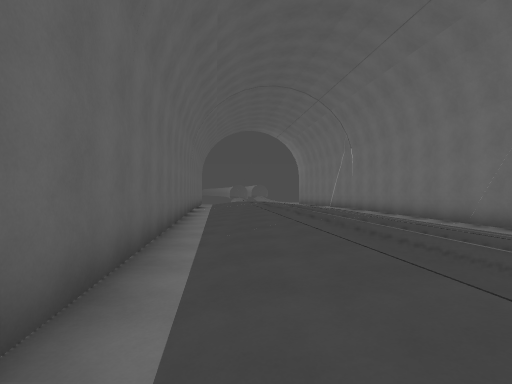
View 1 (above)

16 first-person views from a walk through a Godot game level. The camera is 1.5 m above the floor, looks level and sees 85° across. The floor is counted in squares, 2 m on a side. Each view is taken from the middle of a square. On the plan, view 1 faces up. The plan holds only what a view shows up to about 10 squares ahead; the rest is blank. The place goes on beyond the plan.

View 2
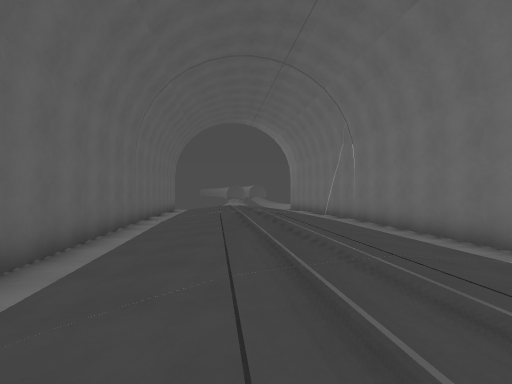

View 3
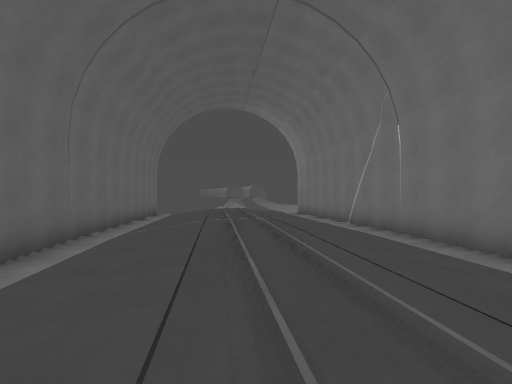

View 4
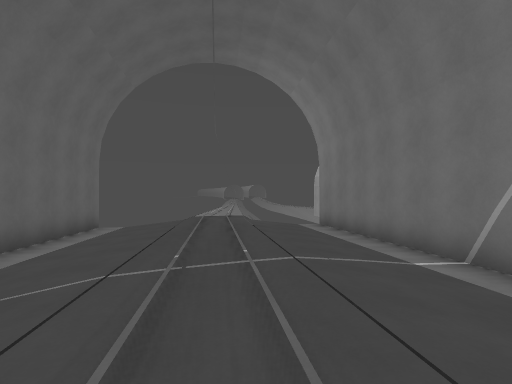

View 5
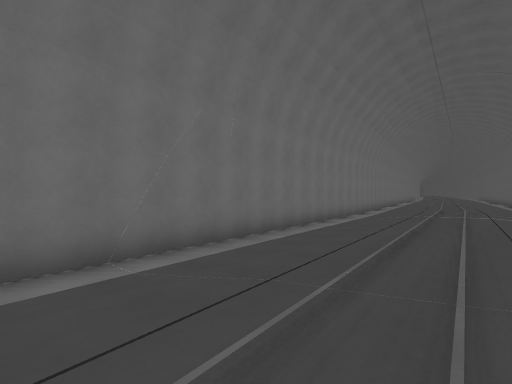

View 6
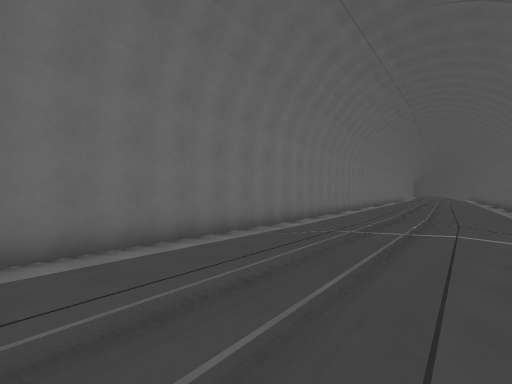

View 7
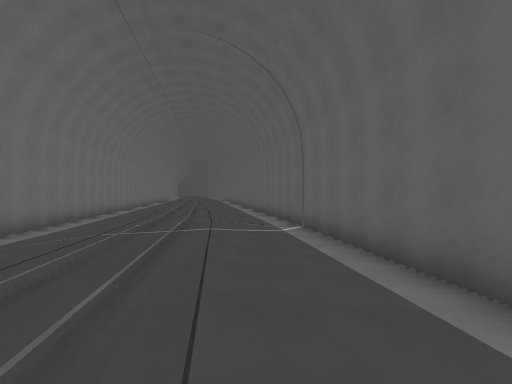

View 8
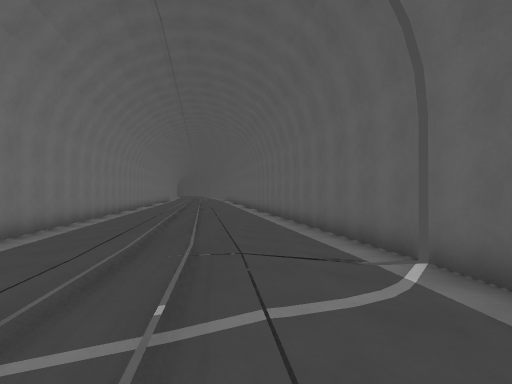

View 9
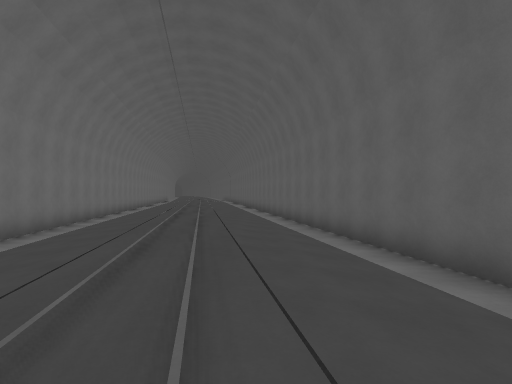

View 10
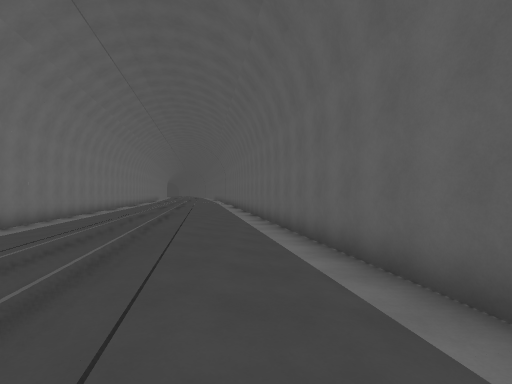

View 11
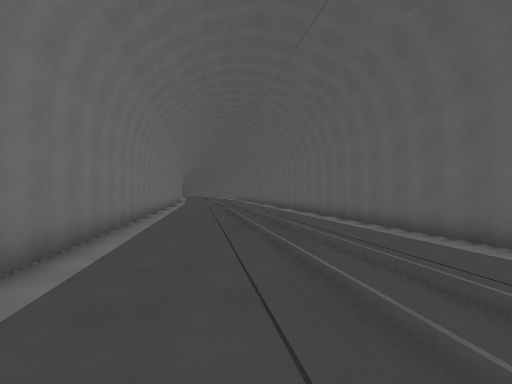

View 12
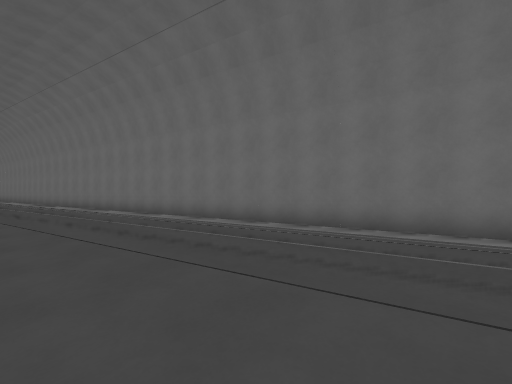

View 13
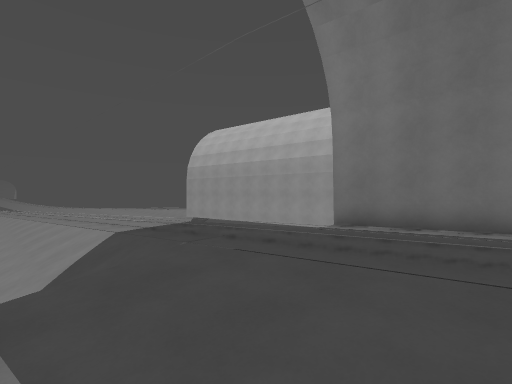

View 14
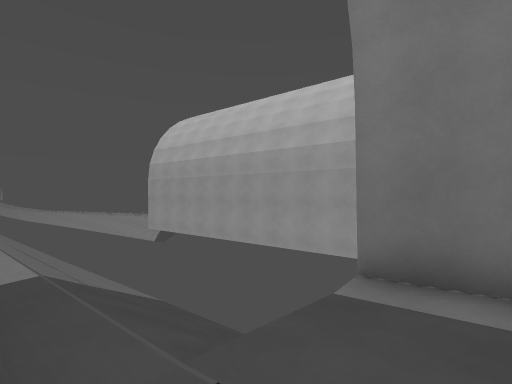

View 15
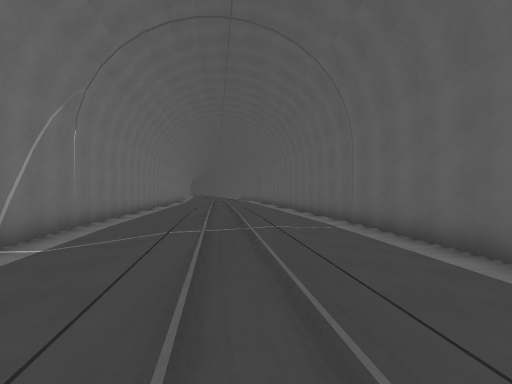

View 16
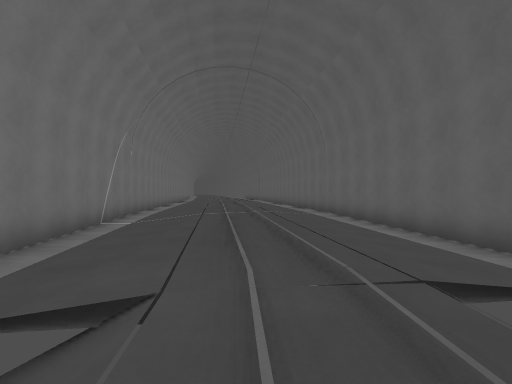

### Floor plan
Key: @ floor where view 1 was taken; # wall or solid block; . main floor; : floor 0.25 m higher than the main floor; - floor 0.25 m lower than the main floor; + floor 0.5 m higher than the main floor; / step, stairs or slope.
Columns run from 4 left of view 1 to 10 right of it. Each row starts with its distance up from view 1.
 27  //-//
 26  //--/
 25  //--/
 24  //--//
 23  //..//
 22  //..//
 21  //..//#
 20 #///:/--#
 19 #-./:/.-#
 18 #-./:/.-#
 17 #-./:/.-#
 16 #-./:/..#
 15 ##.::::.#
 14  #.::::.#
 13  #.::+:..#
 12  #.:/+/:.#
 11  #.:/+/:.#
 10  #.:/+/:.#
  9  #../+/:.#
  8  ##.:++:.#
  7   #.:++:.#
  6   #.:++:..#
  5   #.:/+/..#
  4   #.:/:/:.#
  3   #../:/:.#
  2   #../:/:.#
  1   ##.:+::.#
  0    #@::::.#
 -1    #.::::.##
 -2    #.:/:/..#
 -3    #../:/..#
 -4    #../:/..#
 -5    ##//:/:.#
 -6     #.::::.#
 -7     #.::+:..#
 -8     #../:/..#
 -9     #../:/..#
-10     #../:/..#
-11     ##.::::.#
-12      #.::+:.##
-13      #-./:/.-#
-14      #-./:/.-#
-15      #-./:/.-#
-16      ##.:::..#
-17       #..:::.##
-18       #-./:/.-#
-19       #-./:/.-#
-20       #-./:/.-#
-21       #-.:+:.-#
-22        #-.::..#

Where each view was taken, in squares from view 1:
view 1: 0 up, 0 right, facing up
view 2: 3 up, 1 right, facing up
view 3: 6 up, 1 right, facing up
view 4: 11 up, 1 right, facing up
view 5: 8 up, 1 right, facing down-right
view 6: 3 up, 1 right, facing down-right
view 7: 3 up, 1 right, facing down
view 8: 1 down, 2 right, facing down
view 9: 6 down, 3 right, facing down
view 10: 11 down, 3 right, facing down
view 11: 12 down, 6 right, facing down
view 12: 22 down, 4 right, facing up-right
view 13: 17 up, 3 left, facing up-right
view 14: 19 up, 0 right, facing up-right
view 15: 19 up, 0 right, facing down
view 16: 22 up, 0 right, facing down
